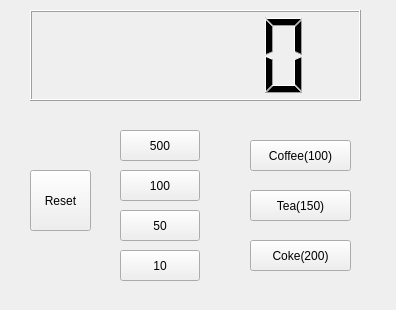
<?xml version="1.0" encoding="UTF-8"?>
<ui version="4.0">
 <class>Widget</class>
 <widget class="QWidget" name="Widget">
  <property name="geometry">
   <rect>
    <x>0</x>
    <y>0</y>
    <width>396</width>
    <height>310</height>
   </rect>
  </property>
  <property name="windowTitle">
   <string>Widget</string>
  </property>
  <widget class="QPushButton" name="pb100">
   <property name="geometry">
    <rect>
     <x>120</x>
     <y>170</y>
     <width>80</width>
     <height>31</height>
    </rect>
   </property>
   <property name="text">
    <string>100</string>
   </property>
  </widget>
  <widget class="QPushButton" name="pb50">
   <property name="geometry">
    <rect>
     <x>120</x>
     <y>210</y>
     <width>80</width>
     <height>31</height>
    </rect>
   </property>
   <property name="text">
    <string>50</string>
   </property>
  </widget>
  <widget class="QPushButton" name="pb10">
   <property name="geometry">
    <rect>
     <x>120</x>
     <y>250</y>
     <width>80</width>
     <height>31</height>
    </rect>
   </property>
   <property name="text">
    <string>10</string>
   </property>
  </widget>
  <widget class="QPushButton" name="pb500">
   <property name="geometry">
    <rect>
     <x>120</x>
     <y>130</y>
     <width>80</width>
     <height>31</height>
    </rect>
   </property>
   <property name="text">
    <string>500</string>
   </property>
  </widget>
  <widget class="QPushButton" name="pbCok">
   <property name="geometry">
    <rect>
     <x>250</x>
     <y>240</y>
     <width>101</width>
     <height>31</height>
    </rect>
   </property>
   <property name="text">
    <string>Coke(200)</string>
   </property>
  </widget>
  <widget class="QPushButton" name="pbCof">
   <property name="geometry">
    <rect>
     <x>250</x>
     <y>140</y>
     <width>101</width>
     <height>31</height>
    </rect>
   </property>
   <property name="text">
    <string>Coffee(100)</string>
   </property>
  </widget>
  <widget class="QLCDNumber" name="totalN">
   <property name="geometry">
    <rect>
     <x>30</x>
     <y>10</y>
     <width>331</width>
     <height>91</height>
    </rect>
   </property>
  </widget>
  <widget class="QPushButton" name="pbTea">
   <property name="geometry">
    <rect>
     <x>250</x>
     <y>190</y>
     <width>101</width>
     <height>31</height>
    </rect>
   </property>
   <property name="text">
    <string>Tea(150)</string>
   </property>
  </widget>
  <widget class="QPushButton" name="pbRes">
   <property name="geometry">
    <rect>
     <x>30</x>
     <y>170</y>
     <width>61</width>
     <height>61</height>
    </rect>
   </property>
   <property name="text">
    <string>Reset</string>
   </property>
  </widget>
 </widget>
 <layoutdefault spacing="6" margin="11"/>
 <resources/>
 <connections/>
</ui>
